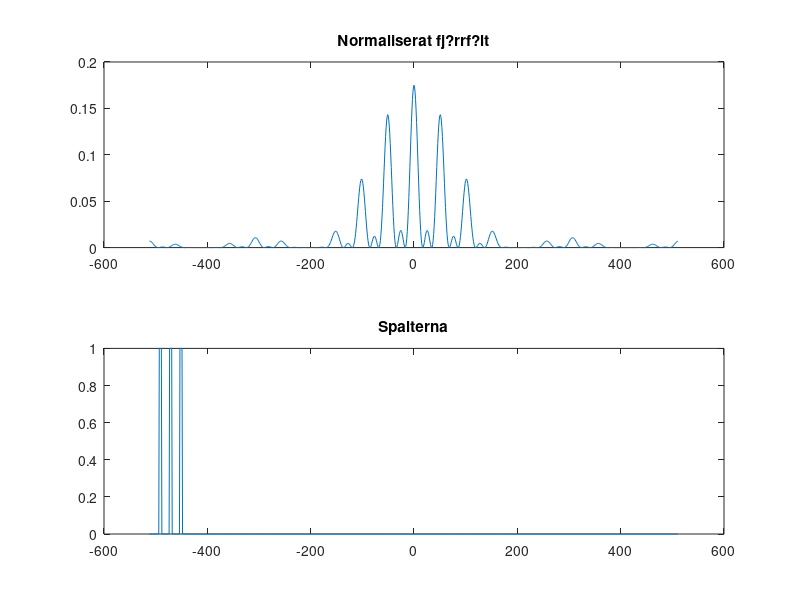

Here is the MATLAB script that generated this plot:
%% del 1
% skapa en tidsvektor och de tre olika y-vektorerna
t = linspace(0, 4*pi, 1000);
x = zeros(1, length(t));
y = zeros(1, length(t));
z = zeros(1, length(t));
% maximala udda talet vi skall iterera till
maxn = 10001;

% summera alla sinusfunktioner enligt reglerna
% fyrkant
for i = 1:2:maxn
    x = x + 1/i*sin(i.*t);
end
% triangel
for i = 1:2:maxn
    y = y + ((-1)^((i-1)/2))/(i^2)*sin(i.*t);
end
% s?gtand
for i = 1:maxn
    z = z + 1/i*sin(i.*t);
end

subplot(2,2,1);
plot(t,x)
title("Fyrkant");
subplot(2,2,2);
plot(t,y)
title("Triangel");
subplot(2,2,3);
plot(t,z)
title("S?gtand");
subplot(2,2,4);
plot(t, sin(t))
title("Sinus");

%% del 2
% antalet datapunkter
n = 1024;
% skapa en  tom vektor med nollor
S = zeros(1, n);

spalts = 3;
% fler spalter = fler v?gor som interfererar
width = 4;
% bredare spalt = v?gen interfererar med sig sj?lv?
space = 20;
% mer avst?nd = mer interferens?
% fyll ut S med spalterna
for i = 1:spalts
    S(space*i: space*i+width) = 1;
end

X = fft(S);

% Rita utan att skifta frekvenserna
%f = (0:n-1);
%pow = abs(X.^2);
%plot(f, pow)

% skifta frekvenserna och skapa en vektor med "frekvenserna"
Y = fftshift(X);
fsh = (-n/2:n/2-1);

pows = abs(Y.^2);
% normera fj?rrf?ltet och plotta
no = pows/norm(pows);
subplot(2,1,1);
plot(fsh,no)
title("Normaliserat fj?rrf?lt");
subplot(2,1,2);
plot(fsh, S)
title("Spalterna");
